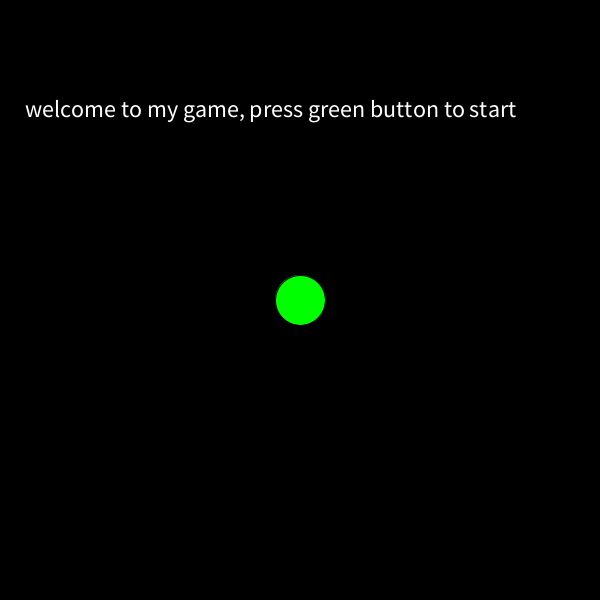
Frame 1 (no input)
Frame 60 (the mouse pressed at the canvas centre just before this capture): identical to frame 1, image omitted
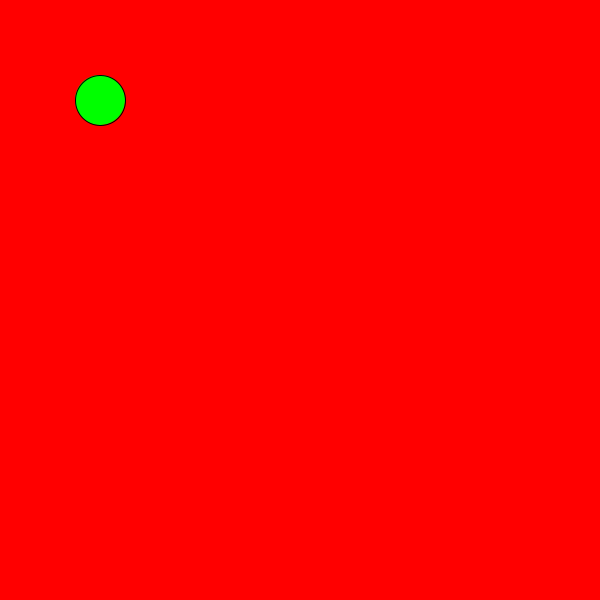
Frame 120 (the mouse held since frame 60 and released just before this capture)

The Processing sketch that drew these frames (run headless with seeded random() and noise(); from frame 60 on, the mouse is pressed at the canvas centre):

// Processing sketch: week8_classwork
// ── week8_classwork.pde
//DATA  : CONSTRUCTOR
//COLOR = RGB
//SPEED   = numeric value or random float.
//HEALTH  n/a
//POSITION  (x,y,xy)

//METHOD = functions object is going to do.
//1. Draw Aliens
//2. Move Aliens
//3. Attack
//4. Death (Something to detect if alien has been hit.)

int screen;

void setup(){
size(600, 600);

}

void draw(){
  switch(screen){
  case 0:
  startScreen();
  break;
  case 1:
  gameScreen();
  //if(lives<0){screen = 2;}
  break;
  case 2:
  gameOver();
  break;
  
  }
}
void mousePressed(){
//first button
if(screen == 0){
if(dist(mouseX, mouseY, width/2, height/2)<25){
screen = 1;
println("buttonclicked!");
}
}
//second button
if(screen == 1){
  if(dist(mouseX, mouseY, 100, 100)< 25){
    screen = 2;
  }
}
}
void keyPressed(){
  if(screen <2)
  screen ++;
}
void startScreen(){
background(0);
textSize(24);
fill(255);
text("welcome to my game, press green button to start", 25, 100, width-25, 100);

fill(0, 255, 0);
ellipse(width/2, height/2, 50, 50);
}

void gameScreen(){
  background(255, 0, 0);
fill(0, 255, 0);
ellipse(100, 100, 50, 50);
}

void gameOver(){
}
